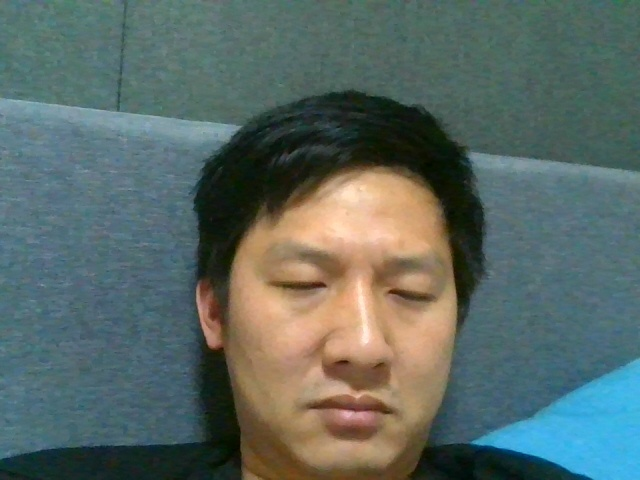
#> input picture renlianshibie/text/11.jpg, 640 x 480 px; its folder holds only this picture in this run
$ python '9.数据训练.py'
#> lines starting #> are read from the running program, lines starting #| are printed output that depends on the picture
# 执行机构：At home at college
# 出 品 人：🌫⭐※
# 开发时间:2022/3/20 19:52
# post  请求（携带了参数）
# 响应数据是一组 jason 数据
import cv2
import  os
import  numpy as np
from  PIL import Image
import  _pyinstaller_hooks_contrib
import  time
'''face 报错未安装  Open contrib'''
#F:/wwx/buckup/PycharmProjects1/Lib/site-packages/cv2/data/haarcascade_frontalface_alt2.xml
#haarcascade_frontalface_default
#路径不能含有中文，图片路径训练模块路径都不能含有中文
def getImageAnglabels(path):
#> called with path = './text/'
    facesSamples=[]  #储存 人脸数据
    ids=[]  #储存姓名
    #储存照片信息
    imagePaths=[os.path.join(path,f)  for f in  os.listdir(path)]
    #加载分类器
    face_detector=cv2.CascadeClassifier('F:/wwx/buckup/PycharmProjects1/Lib/site-packages/cv2/data/haarcascade_frontalface_alt2.xml')
    #遍历列表中的图片
    for imagePath in  imagePaths:
        #打开图片，灰度化，PIL有九种不同模式，1，L,P,RGB，CMKY，YCbCr,I,F
        PIL_img=Image.open(imagePath).convert('L')
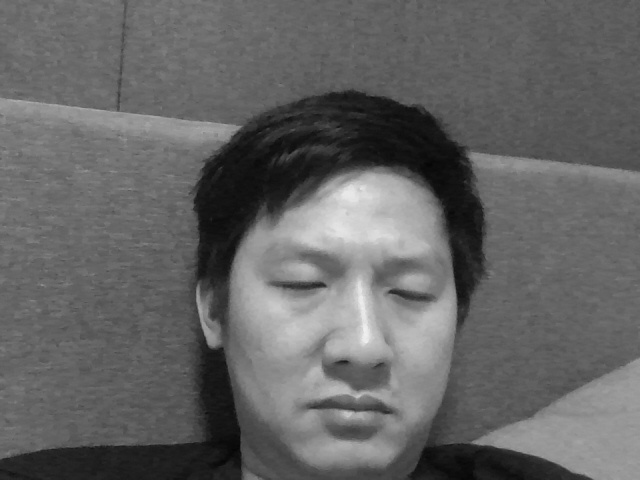
#> PIL_img: PIL image 640x480 L; min 5, max 241, mean 100.4
        #将图片转换为数据，以黑白深浅
        img_numpy=np.array(PIL_img,'uint8')
        #获取图片人脸特征
        faces=face_detector.detectMultiScale(img_numpy)
#> faces = [[219, 177, 273, 273]]
        #获取每张图片的ID和姓名
        id=int(os.path.split(imagePath)[1].split('.')[0])
        #预防无面容照片
        for x,y,w,h in faces:
            ids.append(id)
            facesSamples.append(img_numpy[y:y+h,x:x+w])
#> this loop made 1 pass
#> after the loop, facesSamples = 1 item; ids = [11]
    #打印脸部特征和ID
    print('id',id)
    print('fs',facesSamples)
#> (printed output is left out)
    return  facesSamples,ids
#cap=cv.VideoCapture(0)#本地摄像头
#摄像头

#释放内容
cv2.destroyAllWindows()
if __name__ == '__main__':
 path='./text/'
 faces,ids=getImageAnglabels(path)
#> faces = 1 item; ids = [11]
 recognizer=cv2.face.LBPHFaceRecognizer_create()
 recognizer.train(faces,np.array(ids))
#> (the run stopped early here; a loop or call above may not have finished)
